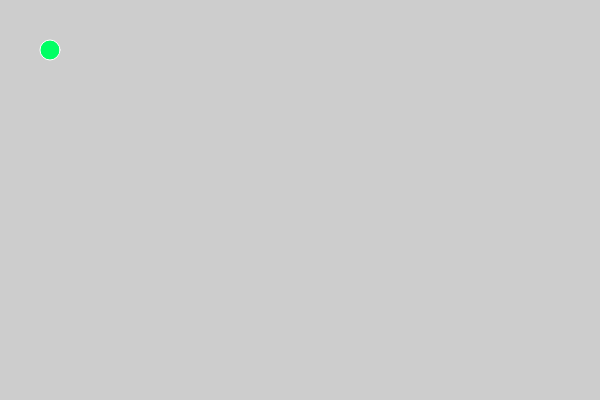
Frame 1 (no input)
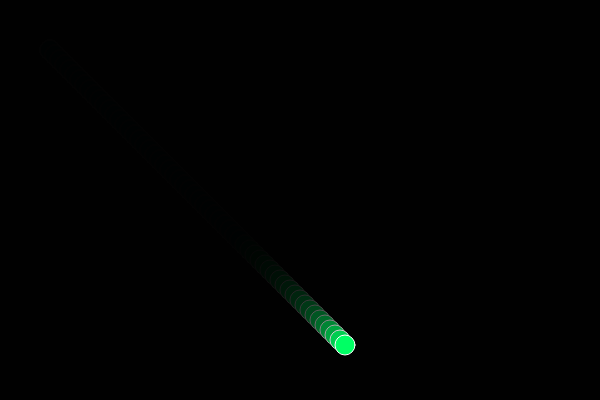
Frame 60 (no input)
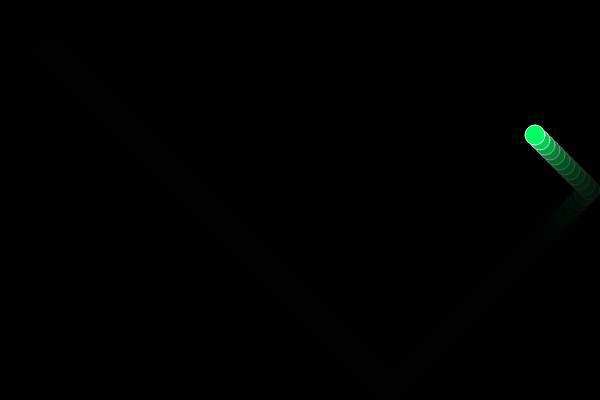
Frame 120 (the mouse pressed at the canvas centre since frame 60)

The p5.js sketch that drew these frames (run headless with seeded random() and noise() and a simulated clock; from frame 60 on, the mouse is pressed at the canvas centre):

// p5.js sketch
// ── sketch.js
//Pat Ryan
//OOP
//April 2019

/* Refactored code into classes & Objects  */


let x, y, r;
let xVel = 5;
let yVel = 5;
let ball; 
function setup() {
    ball = new Ball();
    createCanvas(600, 400);
    x = width / 2;
    y = height / 2;
    r = 10;

    ellipseMode(RADIUS)

}

function draw() {
    background(0, 50);
    ball.display()
    ball.moveBall()
    ball.checkEdges()


}

class Ball {
    constructor() {
        this.x = width / 2;
        this.y = height / 2;
        this.r = 10;
        this.xVel = 5;
        this.yVel = 5;
    }
    display() {
        fill(0, 255, 100);
        stroke(255);
        ellipse(this.x, this.y, this.r)
    }
    moveBall() {
        this.x += this.xVel;
        this.y += this.yVel;
    }
    checkEdges() {
        if (this.x + this.r >= width || this.x - this.r <= 0) this.xVel *= -1;
        if (this.y + this.r >= height || this.y - this.r <= 0) this.yVel *= -1;
    }
}
